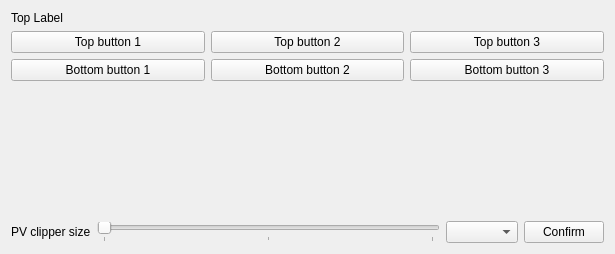
<?xml version="1.0" encoding="UTF-8"?>
<ui version="4.0">
 <class>MeshInteractorViewControls</class>
 <widget class="QWidget" name="MeshInteractorViewControls">
  <property name="geometry">
   <rect>
    <x>0</x>
    <y>0</y>
    <width>615</width>
    <height>254</height>
   </rect>
  </property>
  <property name="windowTitle">
   <string>QmitkTemplate</string>
  </property>
  <layout class="QVBoxLayout" name="verticalLayout">
   <item>
    <layout class="QGridLayout" name="gridLayout">
     <item row="1" column="2">
      <widget class="QPushButton" name="button_top2">
       <property name="text">
        <string>Top button 2</string>
       </property>
      </widget>
     </item>
     <item row="2" column="3">
      <widget class="QPushButton" name="button_bottom3">
       <property name="text">
        <string>Bottom button 3</string>
       </property>
      </widget>
     </item>
     <item row="0" column="1">
      <widget class="QLabel" name="label_top">
       <property name="text">
        <string>Top Label</string>
       </property>
      </widget>
     </item>
     <item row="1" column="3">
      <widget class="QPushButton" name="button_top3">
       <property name="text">
        <string>Top button 3</string>
       </property>
      </widget>
     </item>
     <item row="2" column="1">
      <widget class="QPushButton" name="button_bottom1">
       <property name="text">
        <string>Bottom button 1</string>
       </property>
      </widget>
     </item>
     <item row="1" column="1">
      <widget class="QPushButton" name="button_top1">
       <property name="text">
        <string>Top button 1</string>
       </property>
      </widget>
     </item>
     <item row="2" column="2">
      <widget class="QPushButton" name="button_bottom2">
       <property name="text">
        <string>Bottom button 2</string>
       </property>
      </widget>
     </item>
    </layout>
   </item>
   <item>
    <widget class="QVTKOpenGLStereoWidget" name="widget_1" native="true">
     <property name="sizePolicy">
      <sizepolicy hsizetype="MinimumExpanding" vsizetype="MinimumExpanding">
       <horstretch>0</horstretch>
       <verstretch>0</verstretch>
      </sizepolicy>
     </property>
    </widget>
   </item>
   <item>
    <layout class="QGridLayout" name="gridLayout_2">
     <item row="0" column="2">
      <widget class="QComboBox" name="comboBox"/>
     </item>
     <item row="0" column="1">
      <widget class="QSlider" name="slider">
       <property name="maximum">
        <number>2</number>
       </property>
       <property name="orientation">
        <enum>Qt::Horizontal</enum>
       </property>
       <property name="tickPosition">
        <enum>QSlider::TicksBelow</enum>
       </property>
      </widget>
     </item>
     <item row="0" column="0">
      <widget class="QLabel" name="label_low">
       <property name="text">
        <string>PV clipper size</string>
       </property>
      </widget>
     </item>
     <item row="0" column="3">
      <widget class="QPushButton" name="button_confirm">
       <property name="text">
        <string>Confirm</string>
       </property>
      </widget>
     </item>
    </layout>
   </item>
  </layout>
 </widget>
 <layoutdefault spacing="6" margin="11"/>
 <customwidgets>
  <customwidget>
   <class>QVTKOpenGLStereoWidget</class>
   <extends>QWidget</extends>
   <header>QVTKOpenGLStereoWidget.h</header>
   <container>1</container>
  </customwidget>
 </customwidgets>
 <resources/>
 <connections/>
</ui>
